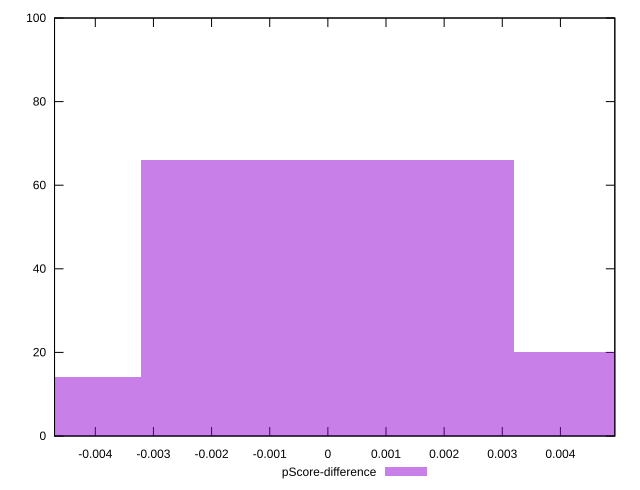

Generate this figure with gnuplot:
reset

$pScoreDifference <<EOF
-0.006416335419660127 14
0.006416335419660127 20
0 66
EOF

set key outside below
set boxwidth 0.006416335419660127
set xrange [-0.004701263694731228:0.004935787583949303]
set yrange [0:100]
set trange [0:100]
set style fill transparent solid 0.5 noborder
set terminal svg size 640, 490 enhanced background rgb 'white'
set output "report_00015_2021-02-09T16-11-33.973Z/bootup-time/samples/pages+cached/pScore-difference/histogram.svg"

plot $pScoreDifference title "pScore-difference" with boxes

reset
